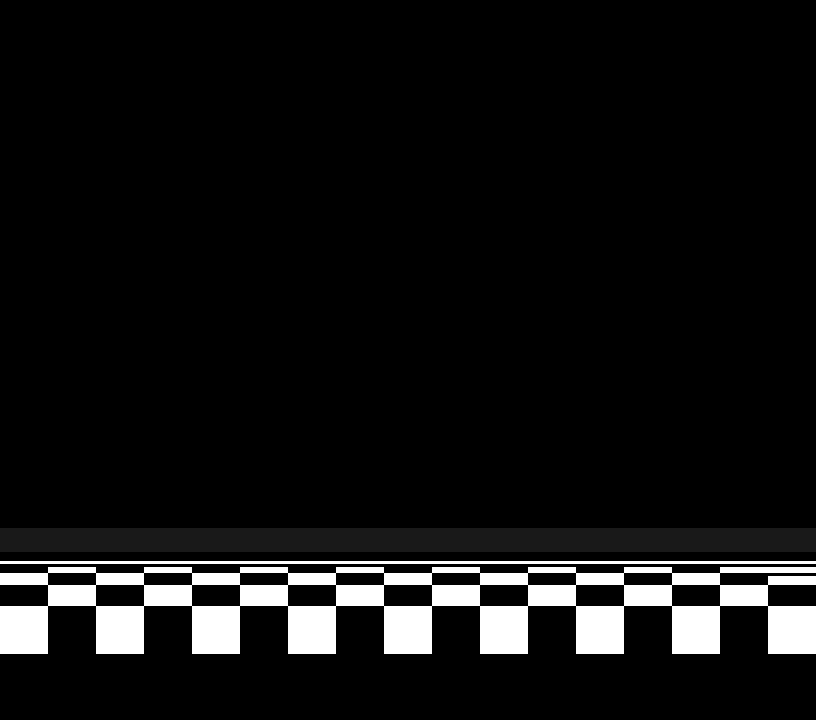

A level layout from a 2D game, rendered from its tile map. Below: a short description, then the map file with its tile-grid data intact:
An orthogonal 17x15 tile map with 48x48 px tiles, 1 tile layer (Ground) and 1 object (0).

<map version="1.5" tiledversion="1.7.1" orientation="orthogonal" renderorder="right-down" width="17" height="15" tilewidth="48" tileheight="48" infinite="0" nextlayerid="11" nextobjectid="7">
 <tileset firstgid="1" name="intro_x3" tilewidth="48" tileheight="48" tilecount="144" columns="12">
  <image source="intro_x3.png" width="576" height="576" />
 </tileset>
 <layer id="8" name="Ground" width="17" height="15">
  <data encoding="csv">
0,0,0,0,0,0,0,0,0,0,0,0,0,0,0,0,0,
0,0,0,0,0,0,0,0,0,0,0,0,0,0,0,0,0,
0,0,0,0,0,0,0,0,0,0,0,0,0,0,0,0,0,
0,0,0,0,0,0,0,0,0,0,0,0,0,0,0,0,0,
0,0,0,0,0,0,0,0,0,0,0,0,0,0,0,0,0,
0,0,0,0,0,0,0,0,0,0,0,0,0,0,0,0,0,
0,0,0,0,0,0,0,0,0,0,0,0,0,0,0,0,0,
0,0,0,0,0,0,0,0,0,0,0,0,0,0,0,0,0,
0,0,0,0,0,0,0,0,0,0,0,0,0,0,0,0,0,
0,0,0,0,0,0,0,0,0,0,0,0,0,0,0,0,0,
0,0,0,0,0,0,0,0,0,0,0,0,0,0,0,0,0,
9,10,9,10,9,10,9,10,9,10,9,10,9,10,9,10,10,
21,22,21,22,21,22,21,22,21,22,21,22,21,22,21,22,21,
33,34,33,34,33,34,33,34,33,34,33,34,33,34,33,34,33,
0,0,0,0,0,0,0,0,0,0,0,0,0,0,0,0,0
</data>
 </layer>
 <objectgroup id="7" name="Solid">
  <object id="2" type="0" x="2.3984" y="558.801" width="816" height="113.333" />
 </objectgroup>
</map>
